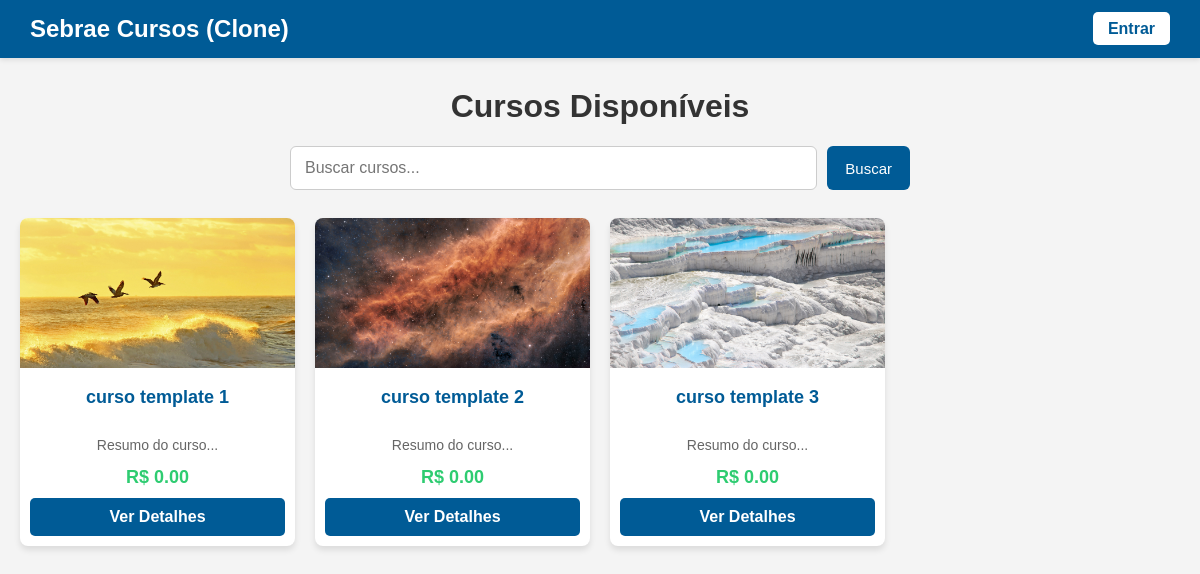
The page /buscar/ on the database its author committed.
### cursos/models.py (models this page shows, shortened)
class Curso(models.Model):
    nome = models.CharField(max_length=200)
    imagem = models.ImageField(upload_to='cursos_imagens/')
    resumo = models.CharField(max_length=250, default="Resumo do curso...")
    descricao = models.TextField(default="Descrição detalhada do curso...")
    preco = models.DecimalField(max_digits=6, decimal_places=2, default=0.00)

### busca_cursos/views.py (the view)
# urls.py: path('buscar/', views.buscar_cursos, name='buscar_cursos'),
def buscar_cursos(request):
    query = request.GET.get('q', '').strip()
    cursos = Curso.objects.all()
    if query:
        cursos = cursos.filter(nome__icontains=query)
    return render(request, 'cursos/lista_cursos.html', {
        'cursos': cursos,
        'query': query,
        'total_resultados': cursos.count(),
    })

### cursos/templates/cursos/lista_cursos.html (shortened to what this page needs)
<!DOCTYPE html>
<html lang="pt-br">
<head>
</head>
<body>
    <div class="navbar">
        <h2>Sebrae Cursos (Clone)</h2>
        <div class="menu">
            {% if user.is_authenticated %}
                <span>Olá, {{ user.username }}!</span>
                <a href="{% url 'perfil' %}">Meu Perfil</a>
                {% if user.is_staff %}
                    <a href="{% url 'relatorios' %}">Relatórios</a>
                    <a href="{% url 'admin_dashboard_financeiro' %}">Dashboard</a>
                {% endif %}
                <a href="{% url 'sair' %}" class="btn-sair">Sair</a>
            {% else %}
                <a href="/admin/">Entrar</a>
            {% endif %}
        </div>
    </div>
    <h1>Cursos Disponíveis</h1>
    <form class="barra-busca" method="get" action="{% url 'buscar_cursos' %}">
        <input
            type="search"
            name="q"
            value="{{ query|default:'' }}"
            placeholder="Buscar cursos..."
            aria-label="Buscar cursos"
        >
        <button type="submit">Buscar</button>
    </form>
    <div class="grade-cursos">
        {% for curso in cursos %}
            <div class="card-curso">
                {% if curso.imagem %}
                    <img src="{{ curso.imagem.url }}" alt="{{ curso.nome }}">
                {% endif %}
                <h3>{{ curso.nome }}</h3>
                <p style="padding: 0 15px; color: #666; font-size: 14px;">{{ curso.resumo }}</p>
                <p style="font-weight: bold; color: #2ecc71; font-size: 18px; margin: 10px 0;">R$ {{ curso.preco }}</p>
                <a href="{% url 'detalhe_curso' curso.id %}" style="display: block; background: #005b96; color: white; text-decoration: none; padding: 10px; margin: 10px; border-radius: 5px; font-weight: bold;">Ver Detalhes</a>
            </div>
        {% empty %}
            <p style="text-align: center; grid-column: 1 / -1;">Nenhum curso cadastrado ainda.</p>
        {% endfor %}
    </div>
</body>
</html>

### cursos/templates/cursos/lista_cursos.html (style rules this page uses)
body { font-family: Arial, sans-serif; background-color: #f4f4f4; margin: 0; padding-bottom: 20px; }
.navbar { background-color: #005b96; color: white; display: flex; justify-content: space-between; align-items: center; padding: 15px 30px; box-shadow: 0 2px 5px rgba(0,0,0,0.1); }
.navbar h2 { margin: 0; font-size: 24px; }
.menu a { color: #005b96; background-color: white; text-decoration: none; padding: 8px 15px; border-radius: 5px; font-weight: bold; transition: background 0.3s; }
h1 { text-align: center; color: #333; margin-top: 30px; }
.barra-busca { display: flex; gap: 10px; max-width: 620px; margin: 0 auto 28px; }
.barra-busca input { flex: 1; padding: 12px 14px; border: 1px solid #ccc; border-radius: 6px; font-size: 16px; }
.barra-busca button, .limpar-busca { border: 0; border-radius: 6px; background: #005b96; color: white; padding: 12px 18px; font-size: 15px; cursor: pointer; text-decoration: none; }
.grade-cursos { display: grid; grid-template-columns: repeat(auto-fill, minmax(250px, 1fr)); gap: 20px; max-width: 1200px; margin: 0 auto; padding: 0 20px; }
.card-curso { background: white; border-radius: 8px; box-shadow: 0 4px 6px rgba(0,0,0,0.1); overflow: hidden; text-align: center; transition: transform 0.2s; }
.card-curso img { width: 100%; height: 150px; object-fit: cover; }
.card-curso h3 { padding: 15px; margin: 0; color: #005b96; font-size: 18px; }

### rows shown on the page
Curso: imagem (picture), nome "curso template 1", resumo "Resumo do curso...", preco "0.00"
Curso: imagem (picture), nome "curso template 2", resumo "Resumo do curso...", preco "0.00"
Curso: imagem (picture), nome "curso template 3", resumo "Resumo do curso...", preco "0.00"
